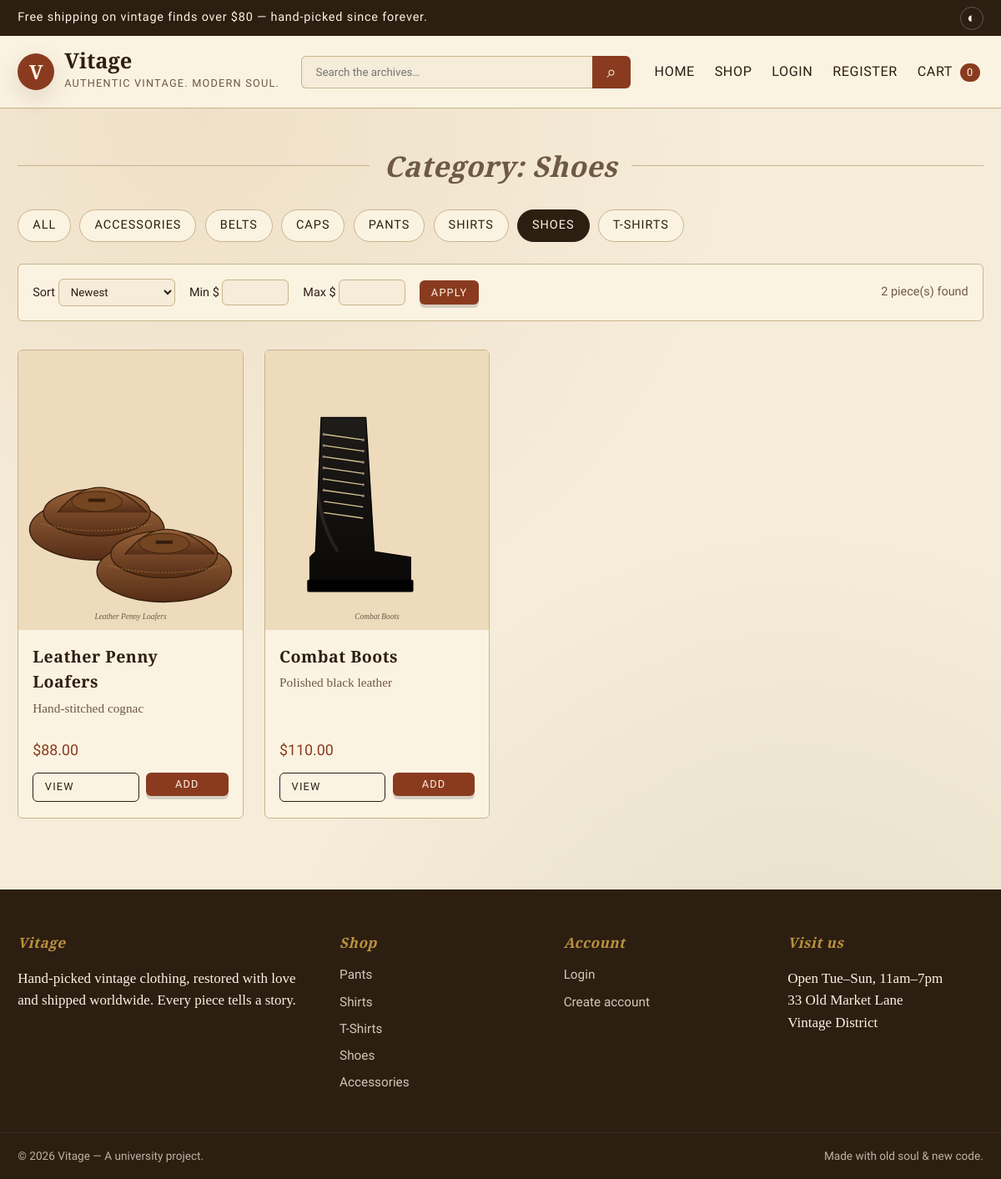
The app's page /shop.php?cat=shoes with its own data.
### tables this page shows
CREATE TABLE categories (
    id          INT AUTO_INCREMENT PRIMARY KEY,
    name        VARCHAR(80) NOT NULL UNIQUE,
    slug        VARCHAR(80) NOT NULL UNIQUE,
    description VARCHAR(255) DEFAULT NULL
);

CREATE TABLE products (
    id              INT AUTO_INCREMENT PRIMARY KEY,
    category_id     INT NOT NULL,
    name            VARCHAR(150) NOT NULL,
    short_desc      VARCHAR(255) DEFAULT NULL,
    description     TEXT,
    price           DECIMAL(10,2) NOT NULL,
    stock           INT NOT NULL DEFAULT 0,
    sizes           VARCHAR(120) DEFAULT 'S,M,L',
    image_1         VARCHAR(255) DEFAULT NULL,
    image_2         VARCHAR(255) DEFAULT NULL,
    image_3         VARCHAR(255) DEFAULT NULL,
    is_featured     TINYINT(1) NOT NULL DEFAULT 0,
    views           INT NOT NULL DEFAULT 0,
    created_at      TIMESTAMP NOT NULL DEFAULT CURRENT_TIMESTAMP,
    CONSTRAINT fk_products_category FOREIGN KEY (category_id)
        REFERENCES categories(id) ON DELETE CASCADE
);

### includes/functions.php (called while the page is built, shortened)
<?php
function base_url(): string {
    static $base = null;
    if ($base !== null) return $base;
    $script = str_replace('\\', '/', dirname($_SERVER['SCRIPT_NAME']));
    $script = preg_replace('#/(admin|api)(/.*)?$#', '', $script);
    $base = rtrim($script, '/');
    return $base;
}
function url(string $path = ''): string {
    return base_url() . '/' . ltrim($path, '/');
}
function e(?string $value): string {
    return htmlspecialchars((string)$value, ENT_QUOTES | ENT_SUBSTITUTE, 'UTF-8');
}
function money(float $n): string {
    return '$' . number_format($n, 2);
}

### shop.php (the view, shortened to what this page needs)
<?php
require_once __DIR__ . '/includes/functions.php';
$q     = trim($_GET['q']   ?? '');
$cat   = trim($_GET['cat'] ?? '');
$sort  = $_GET['sort'] ?? 'newest';
$page  = max(1, (int)($_GET['page'] ?? 1));
$per   = 12;
$off   = ($page - 1) * $per;
$where = ['1=1'];
$args  = [];
if ($cat !== '') {
    $where[] = 'c.slug = ?';
    $args[]  = $cat;
}
$order = match ($sort) {
    'price_asc'  => 'p.price ASC',
    'price_desc' => 'p.price DESC',
    'name'       => 'p.name ASC',
    default      => 'p.created_at DESC',
};
$whereSql = implode(' AND ', $where);
$countStmt = $pdo->prepare(
    "SELECT COUNT(*) FROM products p JOIN categories c ON c.id = p.category_id WHERE $whereSql"
);
$countStmt->execute($args);
$total = (int)$countStmt->fetchColumn();
$stmt = $pdo->prepare(
    "SELECT p.*, c.slug AS cat_slug, c.name AS cat_name
       FROM products p
       JOIN categories c ON c.id = p.category_id
      WHERE $whereSql
      ORDER BY $order
      LIMIT $per OFFSET $off"
);
$stmt->execute($args);
$products = $stmt->fetchAll();
$categories = $pdo->query('SELECT * FROM categories ORDER BY name')->fetchAll();
include __DIR__ . '/includes/header.php';
?>
<div class="container">
    <div class="section-title"><h2>
        <?= $cat ? 'Category: ' . e(ucfirst($cat)) : ($q ? 'Search: ' . e($q) : 'All vintage finds') ?>
    </h2></div>
    <div class="cat-pills">
        <a class="cat-pill <?= $cat === '' ? 'active' : '' ?>" href="<?= url('shop.php') ?>">All</a>
        <?php foreach ($categories as $c): ?>
            <a class="cat-pill <?= $cat === $c['slug'] ? 'active' : '' ?>"
               href="<?= url('shop.php?cat=' . e($c['slug'])) ?>"><?= e($c['name']) ?></a>
        <?php endforeach; ?>
    </div>
    <form class="filter-bar" method="get">
        <label>Sort
            <select name="sort" onchange="this.form.submit()">
                <option value="newest"     <?= $sort==='newest'?'selected':'' ?>>Newest</option>
            </select>
        </label>
        <label>Min $ <input type="number" name="min" min="0" step="1" value="<?= e((string)($_GET['min'] ?? '')) ?>" style="width:80px"></label>
        <label>Max $ <input type="number" name="max" min="0" step="1" value="<?= e((string)($_GET['max'] ?? '')) ?>" style="width:80px"></label>
        <button class="btn btn-sm" type="submit">Apply</button>
        <span style="margin-left:auto;color:var(--muted)"><?= (int)$total ?> piece(s) found</span>
    </form>
    <?php if (!$products): ?>
        <div class="empty">
            <h3 style="font-style:italic">Nothing in the archive matches.</h3>
            <p>Try clearing your filters or browsing all categories.</p>
            <a class="btn" href="<?= url('shop.php') ?>">See everything</a>
        </div>
    <?php else: ?>
        <div class="products">
            <?php foreach ($products as $p): include __DIR__ . '/includes/_product_card.php'; endforeach; ?>
        </div>
    <?php endif; ?>
</div>
<?php include __DIR__ . '/includes/footer.php'; ?>

### includes/_product_card.php (shortened to what this page needs)
<article class="product-card fade-up">
    <a href="<?= url('product.php?id=' . (int)$p['id']) ?>" class="img-wrap">
        <?php if (!empty($p['is_featured'])): ?>
            <span class="badge">Featured</span>
        <?php elseif ((int)$p['stock'] <= 0): ?>
            <span class="badge" style="background:var(--muted)">Sold out</span>
        <?php endif; ?>
        <img src="<?= url(e($p['image_1'] ?: 'assets/images/p1.svg')) ?>"
             alt="<?= e($p['name']) ?>" loading="lazy">
    </a>
    <div class="body">
        <h3><a href="<?= url('product.php?id=' . (int)$p['id']) ?>" style="color:var(--ink)"><?= e($p['name']) ?></a></h3>
        <p class="short"><?= e($p['short_desc'] ?? '') ?></p>
        <div style="display:flex;justify-content:space-between;align-items:center;margin-top:auto">
            <span class="price"><?= money((float)$p['price']) ?></span>
        </div>
        <div class="actions">
            <a class="btn btn-outline btn-sm" href="<?= url('product.php?id=' . (int)$p['id']) ?>">View</a>
            <?php if ((int)$p['stock'] > 0): ?>
                <form class="ajax-add-cart" method="post" action="<?= url('api/add_to_cart.php') ?>">
                    <button class="btn btn-sm" type="submit">Add</button>
                </form>
            <?php endif; ?>
        </div>
    </div>
</article>

### assets/css/style.css (style rules this page uses)
:root { --bg: #f5ecd9; --bg-2: #ead7b6; --paper: #fbf3e2; --ink: #2d1e12; --muted: #6e5944; --accent: #8a3b1f; --accent-2: #c98a4b; --leaf: #586f3c; --gold: #b9923c; --border: #c8b48b; --shadow: 0 10px 30px rgba(70, 40, 20, 0.15); --serif: 'Playfair Display', 'Cormorant Garamond', Georgia, serif; --display: 'Cormorant Garamond', 'Playfair Display', Georgia, serif; --type: 'Special Elite', 'Courier New', monospace; --radius: 6px; }
* { box-sizing: border-box; }
html, body { margin: 0; padding: 0; background: var(--bg); color: var(--ink); font-family: var(--serif); font-size: 17px; line-height: 1.55; }
body { background-image: radial-gradient(circle at 20% 10%, rgba(201,138,75,0.12), transparent 40%), radial-gradient(circle at 80% 90%, rgba(88,111,60,0.10), transparent 40%); min-height: 100vh; }
img { max-width: 100%; display: block; }
a { color: var(--accent); text-decoration: none; transition: color .2s ease; }
h1, h2, h3, h4 { font-family: var(--display); font-weight: 700; letter-spacing: 0.5px; margin: 0 0 .6em; color: var(--ink); }
h2 { font-size: 2rem; }
h3 { font-size: 1.4rem; }
.container { max-width: 1200px; margin: 0 auto; padding: 0 1.25rem; }
.btn { display: inline-block; padding: .7rem 1.4rem; background: var(--accent); color: var(--paper); font-family: var(--type); letter-spacing: 1.2px; text-transform: uppercase; font-size: .85rem; border: none; border-radius: var(--radius); cursor: pointer; transition: transform .15s ease, background .2s ease, box-shadow .2s ease; box-shadow: 0 4px 0 rgba(0,0,0,0.15); }
.btn-outline { background: transparent; color: var(--ink); border: 1px solid var(--ink); box-shadow: none; }
.btn-sm { padding: .4rem .8rem; font-size: .75rem; }
.cat-pills { display: flex; flex-wrap: wrap; gap: .6rem; margin: 1.5rem 0; }
.cat-pill { padding: .45rem 1rem; border: 1px solid var(--border); border-radius: 999px; color: var(--ink); background: var(--paper); font-family: var(--type); font-size: .85rem; text-transform: uppercase; letter-spacing: 1px; }
.cat-pill:hover, .cat-pill.active { background: var(--ink); color: var(--paper); border-color: var(--ink); }
.section-title { display: flex; align-items: center; gap: 1rem; margin: 2.5rem 0 1.2rem; }
.section-title::before, .section-title::after { content: ''; flex: 1; height: 1px; background: var(--border); }
.section-title h2 { font-style: italic; margin: 0; color: var(--muted); }
.products { display: grid; grid-template-columns: repeat(auto-fill, minmax(240px, 1fr)); gap: 1.5rem; }
.product-card { background: var(--paper); border: 1px solid var(--border); border-radius: var(--radius); overflow: hidden; transition: transform .25s ease, box-shadow .25s ease; position: relative; display: flex; flex-direction: column; }
.product-card .img-wrap { aspect-ratio: 4/5; overflow: hidden; background: var(--bg-2); position: relative; }
.product-card .img-wrap img { width: 100%; height: 100%; object-fit: cover; transition: transform .6s ease, filter .4s ease; filter: sepia(8%) saturate(90%); }
.product-card .badge { position: absolute; top: .6rem; left: .6rem; background: var(--accent); color: var(--paper); font-family: var(--type); font-size: .7rem; letter-spacing: 1px; padding: .2rem .6rem; border-radius: 999px; }
.product-card .body { padding: 1rem 1rem 1.1rem; display: flex; flex-direction: column; flex: 1; }
.product-card h3 { font-size: 1.15rem; margin: 0 0 .25rem; }
.product-card .short { color: var(--muted); font-size: .9rem; margin: 0 0 .6rem; min-height: 2.5em; }
.product-card .price { font-family: var(--type); font-size: 1.05rem; color: var(--accent); }
.product-card .actions { display: flex; gap: .5rem; margin-top: .75rem; }
.product-card .actions a, .product-card .actions form { flex: 1; }
.product-card .actions .btn { width: 100%; }
.filter-bar { display: flex; flex-wrap: wrap; gap: 1rem; align-items: center; margin: 1rem 0 2rem; padding: 1rem; background: var(--paper); border: 1px solid var(--border); border-radius: var(--radius); font-family: var(--type); font-size: .85rem; }
.filter-bar select, .filter-bar input { padding: .4rem .6rem; border: 1px solid var(--border); border-radius: var(--radius); background: var(--bg); color: var(--ink); font-family: var(--type); }
.fade-up { animation: fadeUp .6s ease both; }
.fade-up:nth-child(2) { animation-delay: .05s; }

### records on screen
categories: name "ACCESSORIES"
categories: name "BELTS"
categories: name "CAPS"
categories: name "PANTS"
categories: name "SHIRTS"
categories: name "SHOES"
categories: name "T-SHIRTS"
products: image_1 (picture), name "Leather Penny Loafers", short_desc "Hand-stitched cognac", price "$88.00"
products: image_1 (picture), name "Combat Boots", short_desc "Polished black leather", price "$110.00"

### other values on screen
SITE_NAME "Vitage"
SITE_TAGLINE "AUTHENTIC VINTAGE. MODERN SOUL."
$cartCount "0"
$cat "Shoes"
$total "2"
